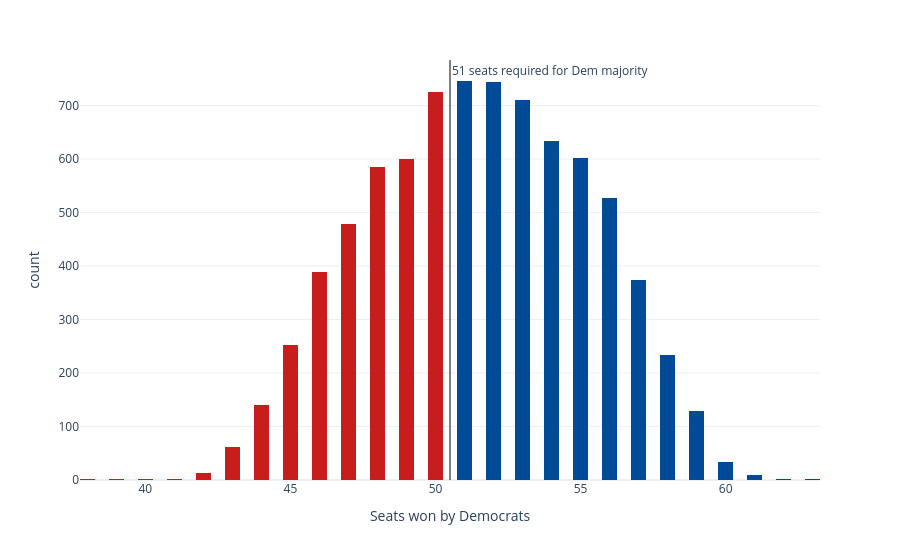

The notebook cell saved with this chart:
### Code cell
sims_hist = px.histogram(seat_sims, x='seats', nbins=np.unique(seat_sims['seats']).shape[0]*2, color='winner',
                         color_discrete_map={'Democrats': '#004b97', 'Republicans': '#c71e1d'},
                         labels={'seats':'Seats won by Democrats', 'winner': 'Winner'}, template='plotly_white')
sims_hist.update_traces(showlegend=False)
sims_hist.add_vline(x=50.5, line_width=1, line_color='black', annotation_text='51 seats required for Dem majority', 
                    annotation_position='top right')
sims_hist

### Figure 1 — Plotly figure (JSON) as saved in the notebook; plotly's stock layout.template omitted (floating-point values rounded to 4 significant figures; data arrays with more than 128 entries replaced by an {"elided": "..."} marker saying what was removed)
{"data": [{"bingroup": "x", "hovertemplate": "Winner=Democrats<br>Seats won by Democrats=%{x}<br>count=%{y}<extra></extra>", "legendgroup": "Democrats", "marker": {"color": "#004b97", "pattern": {"shape": ""}}, "name": "Democrats", "nbinsx": 52, "orientation": "v", "showlegend": false, "type": "histogram", "x": {"elided": "4747 int values"}, "xaxis": "x", "yaxis": "y"}, {"bingroup": "x", "hovertemplate": "Winner=Republicans<br>Seats won by Democrats=%{x}<br>count=%{y}<extra></extra>", "legendgroup": "Republicans", "marker": {"color": "#c71e1d", "pattern": {"shape": ""}}, "name": "Republicans", "nbinsx": 52, "orientation": "v", "showlegend": false, "type": "histogram", "x": {"elided": "3253 int values"}, "xaxis": "x", "yaxis": "y"}], "layout": {"annotations": [{"showarrow": false, "text": "51 seats required for Dem majority", "x": 50.5, "xanchor": "left", "xref": "x", "y": 1, "yanchor": "top", "yref": "y domain"}], "barmode": "relative", "legend": {"title": {"text": "Winner"}, "tracegroupgap": 0}, "margin": {"t": 60}, "shapes": [{"line": {"color": "black", "width": 1}, "type": "line", "x0": 50.5, "x1": 50.5, "xref": "x", "y0": 0, "y1": 1, "yref": "y domain"}], "xaxis": {"anchor": "y", "domain": [0, 1], "title": {"text": "Seats won by Democrats"}}, "yaxis": {"anchor": "x", "domain": [0, 1], "title": {"text": "count"}}}}
